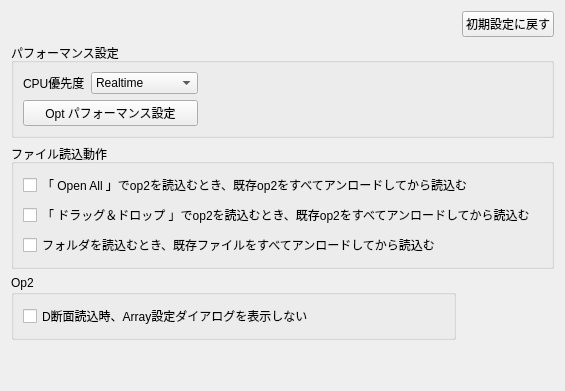
             <widget class="QWidget" name="tab_4">
              <attribute name="title">
               <string>動作設定(パフォーマンス・その他)</string>
              </attribute>
              <layout class="QGridLayout" name="gridLayout_45">
               <item row="2" column="0" colspan="2">
                <widget class="QGroupBox" name="groupBox_5">
                 <property name="title">
                  <string>ファイル読込動作</string>
                 </property>
                 <layout class="QGridLayout" name="gridLayout_47">
                  <item row="2" column="0" colspan="2">
                   <widget class="QCheckBox" name="checkBox_drag_and_drop_folder_open">
                    <property name="text">
                     <string>フォルダを読込むとき、既存ファイルをすべてアンロードしてから読込む</string>
                    </property>
                   </widget>
                  </item>
                  <item row="1" column="0">
                   <widget class="QCheckBox" name="checkBox_drag_and_drop_op2_open">
                    <property name="text">
                     <string>「 ドラッグ＆ドロップ 」でop2を読込むとき、既存op2をすべてアンロードしてから読込む</string>
                    </property>
                   </widget>
                  </item>
                  <item row="0" column="0">
                   <widget class="QCheckBox" name="checkBox_open_all_op2_open">
                    <property name="text">
                     <string>「 Open All 」でop2を読込むとき、既存op2をすべてアンロードしてから読込む</string>
                    </property>
                   </widget>
                  </item>
                 </layout>
                </widget>
               </item>
               <item row="0" column="0">
                <spacer name="horizontalSpacer_52">
                 <property name="orientation">
                  <enum>Qt::Horizontal</enum>
                 </property>
                 <property name="sizeHint" stdset="0">
                  <size>
                   <width>40</width>
                   <height>20</height>
                  </size>
                 </property>
                </spacer>
               </item>
               <item row="1" column="0" colspan="2">
                <widget class="QGroupBox" name="groupBox_9">
                 <property name="title">
                  <string>パフォーマンス設定</string>
                 </property>
                 <layout class="QGridLayout" name="gridLayout_48">
                  <item row="0" column="0">
                   <widget class="QLabel" name="label_83">
                    <property name="text">
                     <string>CPU優先度</string>
                    </property>
                   </widget>
                  </item>
                  <item row="1" column="2">
                   <spacer name="horizontalSpacer_51">
                    <property name="orientation">
                     <enum>Qt::Horizontal</enum>
                    </property>
                    <property name="sizeHint" stdset="0">
                     <size>
                      <width>40</width>
                      <height>20</height>
                     </size>
                    </property>
                   </spacer>
                  </item>
                  <item row="0" column="1">
                   <widget class="QComboBox" name="comboBox_cpu_priority">
                    <item>
                     <property name="text">
                      <string>Realtime</string>
                     </property>
                    </item>
                    <item>
                     <property name="text">
                      <string>High</string>
                     </property>
                    </item>
                    <item>
                     <property name="text">
                      <string>Above Normal</string>
                     </property>
                    </item>
                    <item>
                     <property name="text">
                      <string>Normal</string>
                     </property>
                    </item>
                    <item>
                     <property name="text">
                      <string>Below Normal</string>
                     </property>
                    </item>
                    <item>
                     <property name="text">
                      <string>Low</string>
                     </property>
                    </item>
                   </widget>
                  </item>
                  <item row="1" column="0" colspan="2">
                   <widget class="QPushButton" name="pushButton_result3d_opt_memory_setting">
                    <property name="sizePolicy">
                     <sizepolicy hsizetype="MinimumExpanding" vsizetype="Fixed">
                      <horstretch>0</horstretch>
                      <verstretch>0</verstretch>
                     </sizepolicy>
                    </property>
                    <property name="text">
                     <string>Opt パフォーマンス設定</string>
                    </property>
                   </widget>
                  </item>
                 </layout>
                </widget>
               </item>
               <item row="0" column="1">
                <widget class="QPushButton" name="pushButton_reset_others_default_setting">
                 <property name="text">
                  <string>初期設定に戻す</string>
                 </property>
                </widget>
               </item>
               <item row="4" column="0" colspan="2">
                <spacer name="verticalSpacer_22">
                 <property name="orientation">
                  <enum>Qt::Vertical</enum>
                 </property>
                 <property name="sizeHint" stdset="0">
                  <size>
                   <width>20</width>
                   <height>40</height>
                  </size>
                 </property>
                </spacer>
               </item>
               <item row="3" column="0">
                <widget class="QGroupBox" name="groupBox_10">
                 <property name="title">
                  <string>Op2</string>
                 </property>
                 <layout class="QGridLayout" name="gridLayout_49">
                  <item row="0" column="0">
                   <widget class="QCheckBox" name="checkBox_op2_load_dsection_dialog_hide">
                    <property name="text">
                     <string>D断面読込時、Array設定ダイアログを表示しない</string>
                    </property>
                   </widget>
                  </item>
                 </layout>
                </widget>
               </item>
              </layout>
             </widget>
